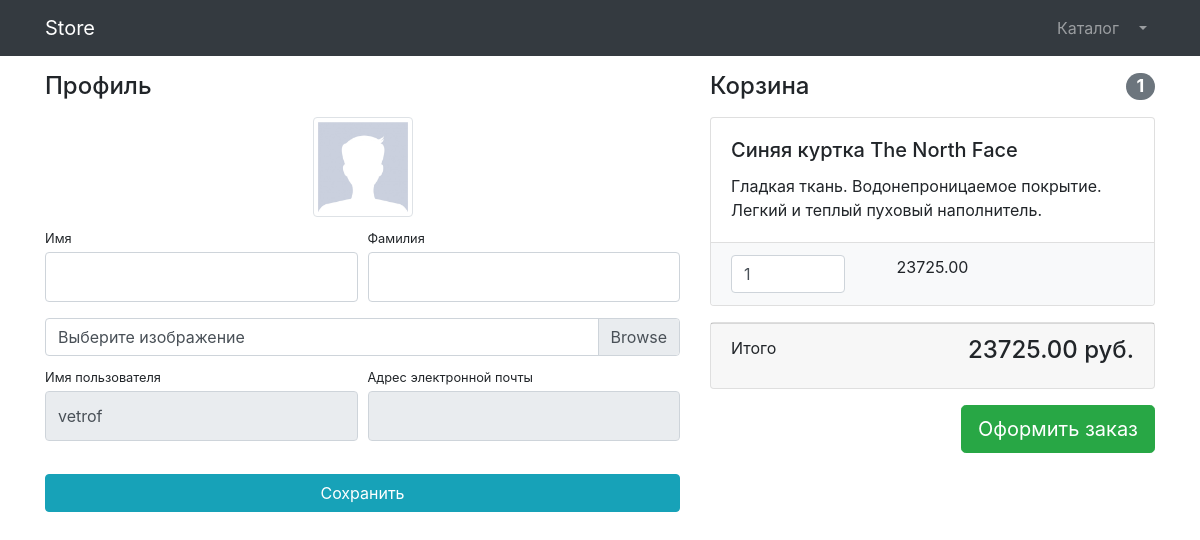
/users/profile/ (signed in), run on the app's committed database.
### users/models.py (models this page shows, shortened)
class User(AbstractUser):
    image = models.ImageField(upload_to='users_images', null=True, blank=True)
    is_verified_email = models.BooleanField(default=False)

### products/models.py (models this page shows, shortened)
class Basket(models.Model):
    user = models.ForeignKey(to=User, on_delete=models.CASCADE)
    product = models.ForeignKey(to=Product, on_delete=models.CASCADE)
    quantity = models.PositiveIntegerField(default=0)
    created_timestamp = models.DateTimeField(auto_now_add=True)
    def summ(self):
        return self.product.price * self.quantity

class Product(models.Model):
    name = models.CharField(max_length=128)
    description = models.TextField()
    price = models.DecimalField(max_digits=12, decimal_places=2)
    quantity = models.PositiveIntegerField(default=0)
    image = models.ImageField(upload_to='product_images')
    category = models.ForeignKey(to=ProductCategory, on_delete=models.CASCADE)
    class Meta:
        verbose_name = 'Продукт'
        verbose_name_plural = 'Продукты'

### users/views.py (the view)
# urls.py: path('profile/', profile, name='profile'),
@login_required()
def profile(request):
    if request.method == 'POST':
        form = UserProfileForm(instance=request.user, data=request.POST, files=request.FILES)
        if form.is_valid():
            form.save()
            return HttpResponseRedirect(reverse('users:profile'))
        else:
            print(form.errors)
    else:
        form = UserProfileForm(instance=request.user)
    baskets = Basket.objects.filter(user=request.user)
    total_summ = 0
    total_quantity = 0
    for i in baskets:
        total_summ += i.summ()
        total_quantity += i.quantity
    context = {'title': 'Store - Профиль',
               'form': form,
               'baskets': Basket.objects.filter(user=request.user),
               'total_sum': total_summ,
               'total_quantity': total_quantity,
               }
    return render(request, 'users/profile.html', context)

### users/forms.py
class UserProfileForm(UserChangeForm):
    first_name = forms.CharField(widget=forms.TextInput(attrs={'class': "form-control py-4"}))
    last_name = forms.CharField(widget=forms.TextInput(attrs={'class': "form-control py-4"}))
    image = forms.ImageField(widget=forms.FileInput(attrs={'class': 'custom-file-input'}), required=False)
    username = forms.CharField(widget=forms.TextInput(attrs={'class': "form-control py-4", 'readonly': True}))
    email = forms.CharField(widget=forms.EmailInput(attrs={'class': "form-control py-4", 'readonly': True}))
    class Meta:
        model = User
        fields = ('first_name', 'last_name', 'image', 'username', 'email')

### products/context_processors.py (called while the page is built)
def baskets(request):
    user = request.user
    return {'baskets': Basket.objects.filter(user=user) if user.is_authenticated else []}

### users/templates/users/profile.html (shortened to what this page needs)
{% extends 'products/base.html' %}
{% load static %}
{% block css %}
    <link href="{% static '/vendor/css/profile.css' %}" rel="stylesheet">
{% endblock %}
{% block content %}
    <div class="container">
    <div class="row">
        <div class="col-lg-7">
            <h4 class="mt-3 mb-3">Профиль</h4>
            <div class="col-lg-12 text-center">
                <img width="100" height="100"
                     src="{% if user.image %} {{ user.image.url }} {% else %} {% static 'vendor/img/users/default_avatar.jpg' %} {% endif %} "
                     class="img-thumbnail">
            </div>
            <form action="{% url 'users:profile' %}" method="post" enctype="multipart/form-data">
                <div class="form-row">
                    <div class="col-lg-6">
                        <div class="form-group">
                            <label class="small mb-1" for="{{ form.first_name.id_for_label }}">Имя</label>
                            {{ form.first_name }}
                        </div>
                    </div>
                    <div class="col-lg-6">
                        <div class="form-group">
                            <label class="small mb-1" for="{{ form.last_name.id_for_label }}">Фамилия</label>
                            {{ form.last_name }}
                        </div>
                    </div>
                </div>
                <div class="form-row mb-2">
                    <div class="col-lg-12">
                        <div class="custom-file">
                            <label class="custom-file-label" for="{{ form.image.id_for_label }}">Выберите изображение</label>
                        </div>
                    </div>
                </div>
                <div class="form-row">
                    <div class="col-lg-6">
                        <label class="small mb-1" for="{{ form.username.id_for_label }}">Имя пользователя</label>
                        {{ form.username }}
                    </div>
                    <div class="col-lg-6">
                        <label class="small mb-1" for="{{ form.email.id_for_label }}">Адрес электронной
                            почты</label>
                        {{ form.email }}
                    </div>
                </div>
                <div class="form-row">
                    <div class="col-lg-12" style="margin-top: 33px;">
                        <input class="btn btn-info btn-block" type="submit" value="Сохранить">
                    </div>
                </div>
            </form>
        </div>
        <div class="col-lg-5">
            {% include 'products/baskets.html' %}
        </div>
    </div>
</div>
{% endblock %}

### products/templates/products/baskets.html (shortened to what this page needs)
{%  if baskets %}
        <h4 class="mt-3 mb-3 d-flex justify-content-between align-items-center mb-3">
                        Корзина <span class="badge badge-secondary badge-pill">{{ total_quantity }}</span>
                    </h4>
                    {% for basket in baskets %}
                    <div class="card mb-3">
                        <div class="card-body">
                            <h5 class="card-title">{{ basket.product.name }}</h5>
                            <p class="card-text">{{ basket.product.description }}</p>
                        </div>
                        <ul class="list-group list-group-flush">
                            <li class="list-group-item bg-light">
                                <div class="row text-center">
                                    <div class="col-lg-4">
                                        <input name="basketID" type="number" class="form-control"
                                               value="{{ basket.quantity }}" min="0">
                                    </div>
                                    <div class="col-lg-4">{{ basket.summ }}</div>
                                    <div class="col-lg-4">
                                    </div>
                                </div>
                            </li>
                        </ul>
                    </div>
                    {% endfor %}
                    <div class="card mb-3">
                        <div class="card-footer">
                            <p class="float-left">Итого</p>
                            <h4 class="float-right">{{ total_sum }} руб.</h4>
                        </div>
                    </div>
                    <a class="btn btn-success btn-lg float-right" href="{% url 'orders:order_create' %}">
                        Оформить заказ
                    </a>
{% endif %}

### data on the page
User: username "vetrof"
Basket: product.name "Синяя куртка The North Face", product.description "Гладкая ткань. Водонепроницаемое покрытие. Легкий и теплый пуховый наполнитель.", basketID "1", summ "23725.00"

### other printed values
{{ total_quantity }} "1"
{{ total_sum }} "23725.00"
